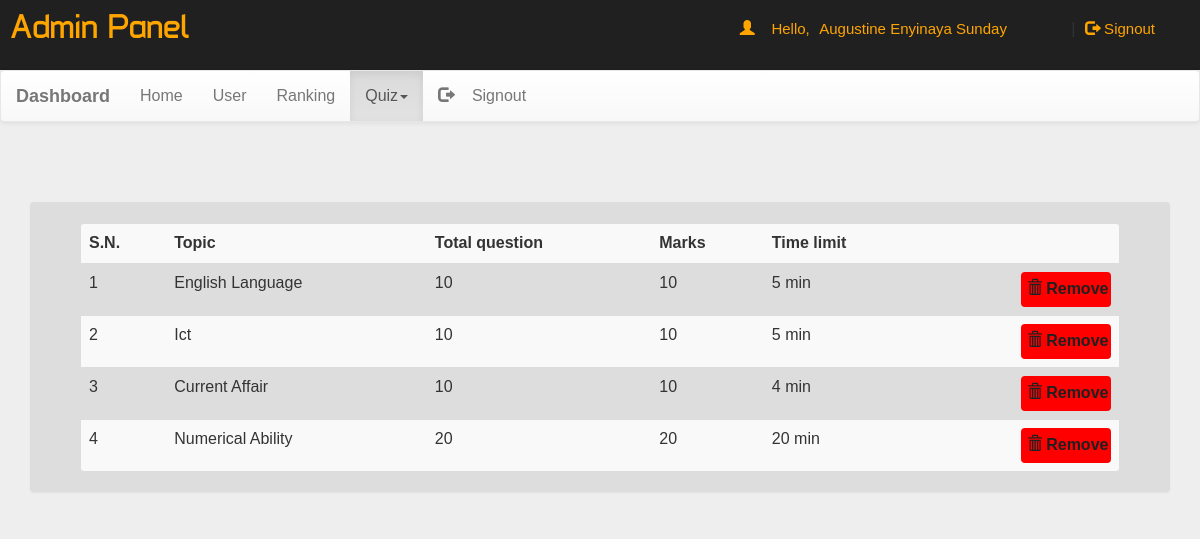
The page /admin/dash.php?q=5 (signed in) on the database its author committed.
### tables this page shows
CREATE TABLE `quiz` (
  `eid` text NOT NULL,
  `title` varchar(100) NOT NULL,
  `correct` int(11) NOT NULL,
  `wrong` int(11) NOT NULL,
  `total` int(11) NOT NULL,
  `time` bigint(20) NOT NULL,
  `intro` text NOT NULL,
  `date` timestamp NOT NULL DEFAULT current_timestamp() ON UPDATE current_timestamp()
);

### admin/dash.php (the view, shortened to what this page needs)
<!DOCTYPE html PUBLIC "-//W3C//DTD XHTML 1.0 Transitional//EN" "http://www.w3.org/TR/xhtml1/DTD/xhtml1-transitional.dtd">
<html xmlns="http://www.w3.org/1999/xhtml">
<head>
<link  rel="stylesheet" href="../css/bootstrap.min.css"/>
 <link  rel="stylesheet" href="../css/bootstrap-theme.min.css"/>
 <link rel="stylesheet" href="../css/main.css">
 <link  rel="stylesheet" href="../css/font.css">
</head>
<body  style="background:#eee;">
<div class="header">
<div class="row">
<div class="col-lg-6">
<span class="logo" style="color: orange;margin-left: 10px;">Admin Panel</span></div>
<?php
 include_once 'dbConnection.php';
  if(!(isset($_SESSION['email']))){
header("location:index.php");
}
else
{
$name = $_SESSION['name'];;
echo '<span class="pull-right top title1" ><span class="log1"><span class="glyphicon glyphicon-user" aria-hidden="true"></span>&nbsp;&nbsp;&nbsp;&nbsp;Hello,</span> <a href="account.php" class="log log1">'.$name.'</a>&nbsp;|&nbsp;<a href="logout.php?q=account.php" class="log"><span class="glyphicon glyphicon-log-out" aria-hidden="true"></span>&nbsp;Signout</button></a></span>';
}?>
</div>
</div></div>
<nav class="navbar navbar-default title1">
  <div class="container-fluid">
    <div class="navbar-header">
      <a class="navbar-brand" href="dash.php?q=0"><b>Dashboard</b></a>
    </div>
    <div class="collapse navbar-collapse" id="bs-example-navbar-collapse-1">
      <ul class="nav navbar-nav">
        <li <?php if(@$_GET['q']==0) echo'class="active"'; ?>><a href="dash.php?q=0">Home<span class="sr-only">(current)</span></a></li>
        <li <?php if(@$_GET['q']==1) echo'class="active"'; ?>><a href="dash.php?q=1">User</a></li>
		<li <?php if(@$_GET['q']==2) echo'class="active"'; ?>><a href="dash.php?q=2">Ranking</a></li>
        <li class="dropdown <?php if(@$_GET['q']==4 || @$_GET['q']==5 || @$_GET['q']==6) echo'active"'; ?>">
          <a href="#" class="dropdown-toggle" data-toggle="dropdown" role="button" aria-haspopup="true" aria-expanded="false">Quiz<span class="caret"></span></a>
        </li><li class="pull-right"> <a href="logout.php?q=account.php"><span class="glyphicon glyphicon-log-out" aria-hidden="true"></span>&nbsp;&nbsp;&nbsp;&nbsp;Signout</a></li>
      </ul>
          </div>
  </div>
</nav>
<div class="container">
<div class="row">
<div class="col-md-12">
<?php if(@$_GET['q']==5) {
$result = mysqli_query($con,"SELECT * FROM quiz ORDER BY date DESC") or die('Error');
echo  '<div class="panel"><div class="table-responsive"><table class="table table-striped title1">
<tr><td><b>S.N.</b></td><td><b>Topic</b></td><td><b>Total question</b></td><td><b>Marks</b></td><td><b>Time limit</b></td><td></td></tr>';
$c=1;
while($row = mysqli_fetch_array($result)) {
	$title = $row['title'];
	$total = $row['total'];
	$correct = $row['correct'];
    $time = $row['time'];
	$eid = $row['eid'];
	echo '<tr><td>'.$c++.'</td><td>'.$title.'</td><td>'.$total.'</td><td>'.$correct*$total.'</td><td>'.$time.'&nbsp;min</td>
	<td><b><a href="update.php?q=rmquiz&eid='.$eid.'&subject='.$title.'&" class="pull-right btn sub1" style="margin:0px;background:red"><span class="glyphicon glyphicon-trash" aria-hidden="true"></span>&nbsp;<span class="title1"><b>Remove</b></span></a></b></td></tr>';
}
echo '</table></div></div>';
}
?>
</div>
</div></div>
</body>
</html>

### css/main.css (style rules this page uses)
body { overflow-x:hidden; width:100%; font: 15px "Century Gothic", "Times Roman", sans-serif; background:#eee; height:100%; background-attachment:fixed; }
.panel { background-color: #ddd !important; margin-top: 60px; padding: 50px; padding-top: 20px; padding-bottom: 20px; }
.header { background:#202020; height:70px; }
.logo { font-family:'typo'; font-size:35px; margin-top: 30px; }
.title1 { font: 16px "Century Gothic", "Times Roman", sans-serif; }
.sub1 { width:90px; color:#202020; background:#cd3; font-size:15px; height:35px; margin:2px; padding:5px; text-align: center; }
.top { margin-top:20px; }
.log1 { font: 15px 'Ubuntu', sans-serif; color:orange; margin-left:10px; }
.log { margin:10px; margin-right:60px; margin-left:5px; color:orange; text-decoration:none; font-size:20px; font-size:15px; }

### rows shown on the page
quiz: title "English Language", total "10", $correct*$total "10", time "5"
quiz: title "Ict", total "10", $correct*$total "10", time "5"
quiz: title "Current Affair", total "10", $correct*$total "10", time "4"
quiz: title "Numerical Ability", total "20", $correct*$total "20", time "20"

### other values the page prints
$name "Augustine Enyinaya Sunday"
